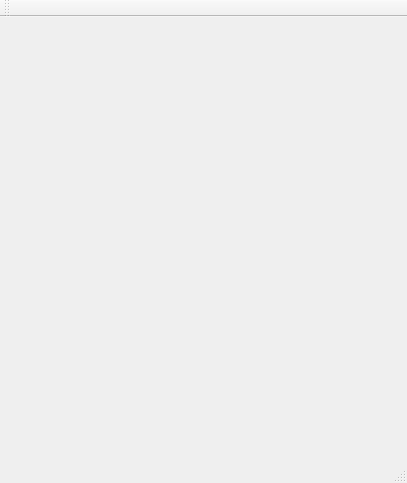
<?xml version="1.0" encoding="UTF-8"?>
<ui version="4.0">
 <class>MessangerFormClass</class>
 <widget class="QMainWindow" name="MessangerFormClass">
  <property name="geometry">
   <rect>
    <x>0</x>
    <y>0</y>
    <width>407</width>
    <height>483</height>
   </rect>
  </property>
  <property name="windowTitle">
   <string>MessangerForm</string>
  </property>
  <widget class="QWidget" name="centralWidget"/>
  <widget class="QMenuBar" name="menuBar">
   <property name="geometry">
    <rect>
     <x>0</x>
     <y>0</y>
     <width>407</width>
     <height>22</height>
    </rect>
   </property>
  </widget>
  <widget class="QToolBar" name="mainToolBar">
   <attribute name="toolBarArea">
    <enum>TopToolBarArea</enum>
   </attribute>
   <attribute name="toolBarBreak">
    <bool>false</bool>
   </attribute>
  </widget>
  <widget class="QStatusBar" name="statusBar"/>
 </widget>
 <layoutdefault spacing="6" margin="11"/>
 <resources>
  <include location="MessangerForm.qrc"/>
 </resources>
 <connections/>
</ui>
